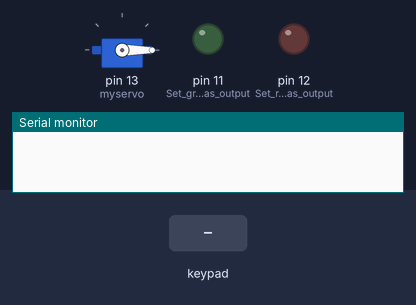
A sketch run on a simulated Arduino Uno, built with avr-gcc and run on an emulated ATmega328P. Parts: servo, output pins drawn as LEDs (lit = HIGH), the last lines printed to the serial monitor. The inputs (shaded band) are chosen by the test bench.

Above: at 1.4 s.
1.5 s: key '*' pressed
At 1.9 s:
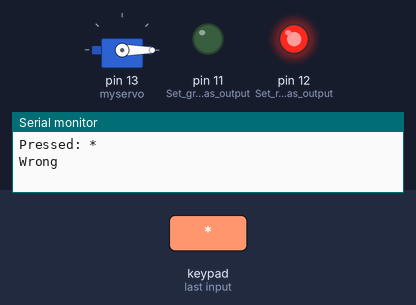
4.0 s: keypad keys 0 0 0 0 * pressed 0.4 s apart
At 6.2 s:
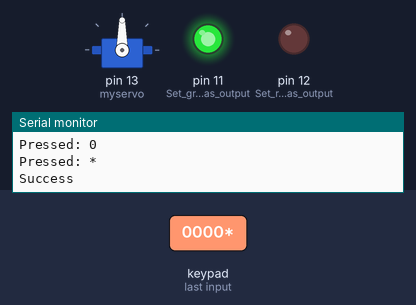
Timing chart, 0 to 8.1 s (numbered marks = the images above; inputs shaded):
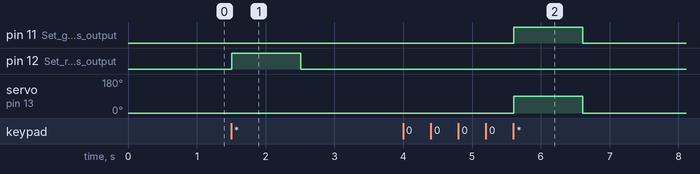

The sketch:

keypad.lnk.ino
```cpp
#include <Password.h>
#include <Keypad.h>
#include <Servo.h>
Servo myservo;
Password password = Password("0000"); // Set password
const byte ROWS = 4; // Set four rows
const byte COLS = 4; // Set four columns
char keys[ROWS][COLS] = { // Define the keymap
{'1','2','3','A'},
{'4','5','6','B'},
{'7','8','9','C'},
{'*','0','#','D'}
};
byte rowPins[ROWS] = { 9,8,7,6 }; // Pins connected to keypad
// ROW0, ROW1, ROW2 and ROW3
byte colPins[COLS] = { 5,4,3,2, }; // Pins connected to keypad
// COL0, COL1 and COL2
// Create the keypad
Keypad keypad = Keypad(makeKeymap(keys), rowPins, colPins,
ROWS, COLS);

int counter = 0;

void setup() {
Serial.begin(9600);
delay(200);
pinMode(11, OUTPUT); // Set green LED as output
pinMode(12, OUTPUT); // Set red LED as output
myservo.attach(13); // Pin connected to servo
keypad.addEventListener(keypadEvent); // Add an event listener to
// detect keypresses
}
void loop() {
keypad.getKey();
myservo.write(0);

}
void keypadEvent(KeypadEvent eKey) {
switch (keypad.getState()) {
case PRESSED:
Serial.print("Pressed: ");
Serial.println(eKey);
switch (eKey) {
case '*': checkPassword(); break;
//case '#': password.reset(); break;
default: password.append(eKey);
}
}
}
void checkPassword() {
if (password.evaluate() ){
Serial.println("Success"); // If the password is correct...
myservo.write(90); // Move servo arm 90 degrees
digitalWrite(11, HIGH); // Turn on green LED
delay(1000); // Wait 5 seconds
digitalWrite(11, LOW); // Turn off green LED
password.reset();
counter = 0;
} else {
Serial.println("Wrong"); // If the password is incorrect...
myservo.write(0);
digitalWrite(12, HIGH); // Turn on red LED
delay(1000); // Wait 5 seconds
digitalWrite(12, LOW); // Turn off red LED
password.reset();
counter++;
Serial.print("No. of attempts : ");
Serial.println(counter);
if (counter > 3)
{
  digitalWrite(12,LOW);
  delay(1000);
  Serial.println("Too many attempts, system under lockdown for 30 seconds!!!");
    for (int a = 0; a<75; a++)
    {
      digitalWrite(12,HIGH);
      delay(200);
      digitalWrite(12,LOW);
      delay(200);
    }
  }
}
}
```

Measured:
- after the input at 1.5 s, pin 12 (Set_red_LED_as_output): LOW → HIGH at once, → LOW 1.0 s later
- after the input at 4.0 s, pin 11 (Set_green_LED_as_output): LOW → HIGH after 1.6 s, → LOW 1.0 s later; servo on pin 13 (myservo): 0° → 90° after 1.6 s, → 0° 1.0 s later
